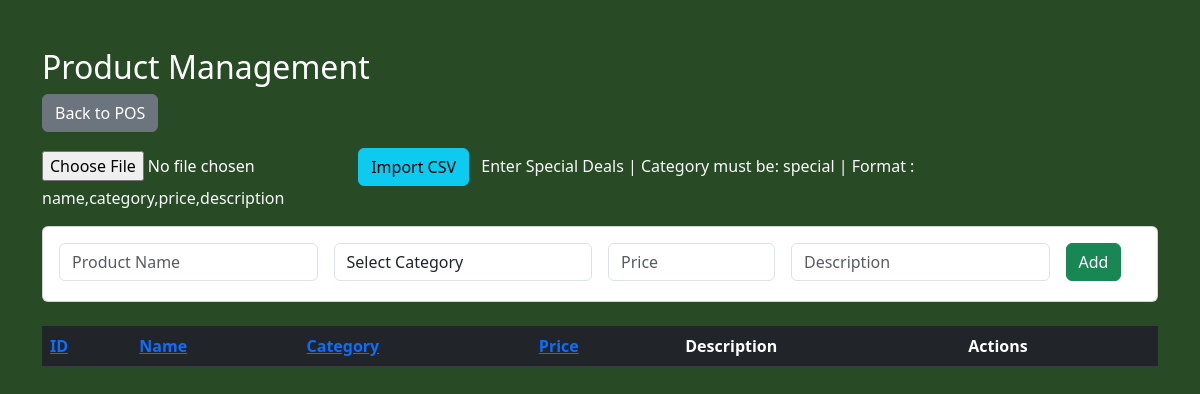
Before: /products_crud.php with the older database file.
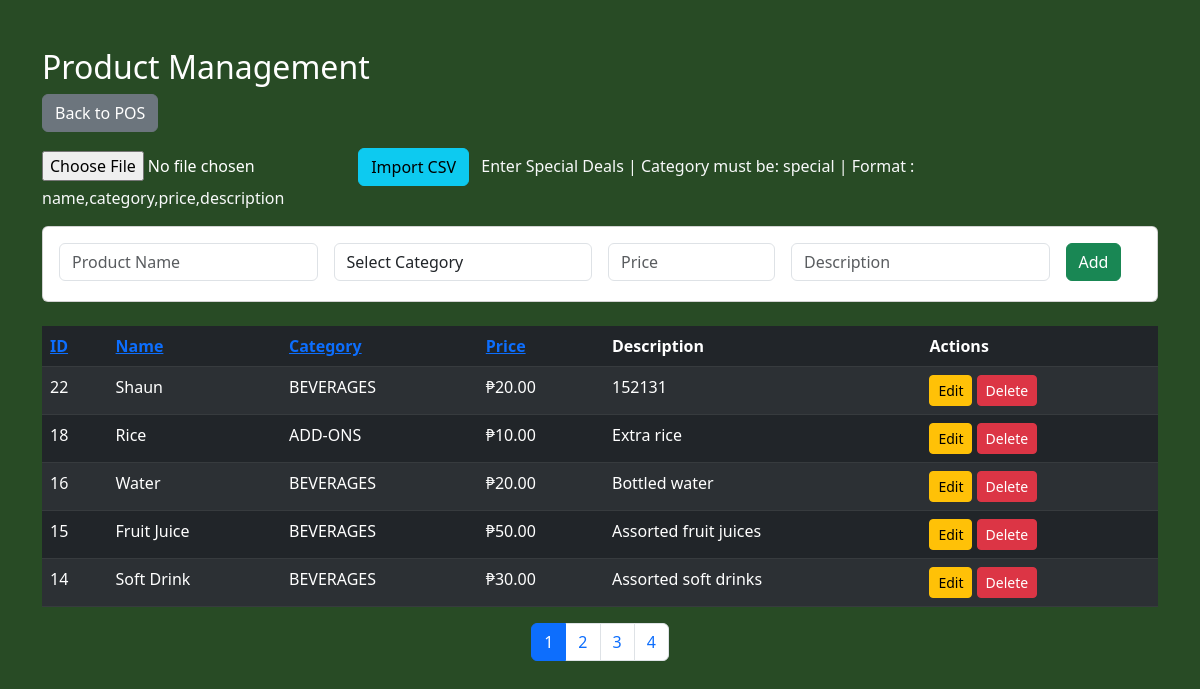
After: the same page with the newer database file.
### tables this page shows
CREATE TABLE `products` (
  `product_id` int(11) NOT NULL,
  `name` varchar(100) NOT NULL,
  `category` varchar(50) NOT NULL,
  `price` decimal(10,2) NOT NULL,
  `description` text DEFAULT NULL
);

### products_crud.php (the view, shortened to what this page needs)
<?php
$conn = new mysqli("localhost", "root", "", "binalots");
$allowed_categories = [
    'silog' => 'SILOG MEALS',
    'family' => 'FAMILY MEALS',
    'sizzling' => 'SIZZLING PLATES',
    'beverages' => 'BEVERAGES',
    'addons' => 'ADD-ONS',
    'special' => 'SPECIAL DEALS'
];
$per_page = 5;
$page = isset($_GET['page']) ? max(1, intval($_GET['page'])) : 1;
$offset = ($page - 1) * $per_page;
$sort_by = isset($_GET['sort_by']) ? $_GET['sort_by'] : 'product_id';
$sort_dir = isset($_GET['sort_dir']) && strtolower($_GET['sort_dir']) === 'asc' ? 'ASC' : 'DESC';
$count_result = $conn->query("SELECT COUNT(*) as total FROM products");
$total = $count_result ? $count_result->fetch_assoc()['total'] : 0;
$total_pages = ceil($total / $per_page);
$products = $conn->query("SELECT * FROM products ORDER BY $sort_by $sort_dir LIMIT $per_page OFFSET $offset");
$edit_product = null;
?>
<!DOCTYPE html>
<html lang="en">
<head>
    <link href="https://cdn.jsdelivr.net/npm/bootstrap@5.3.0-alpha3/dist/css/bootstrap.min.css" rel="stylesheet">
</head>
<body style="background:#284b25;color:white;">
<div class="container mt-5">
    <h2>Product Management</h2>
    <a href="home.php" class="btn btn-secondary mb-3">Back to POS</a>
    <form method="POST" enctype="multipart/form-data" class="mb-3">
        <input type="file" name="excel_file" accept=".csv" required>
        <button type="submit" name="import" class="btn btn-info">Import CSV</button>
        <span class="text-light ms-2"> Enter Special Deals | Category must be: special | Format : name,category,price,description</span>
    </form>
    <div class="card mb-4">
        <div class="card-body">
            <form method="POST" class="row g-3" id="productForm">
                <div class="col-md-3">
                    <input type="text" name="name" class="form-control" placeholder="Product Name" required value="<?= $edit_product['name'] ?? '' ?>">
                </div>
                <div class="col-md-3">
                    <select name="category" class="form-control" required>
                        <option value="">Select Category</option>
                    </select>
                </div>
                <div class="col-md-2">
                    <input type="number" step="0.01" name="price" class="form-control" placeholder="Price" required value="<?= $edit_product['price'] ?? '' ?>">
                </div>
                <div class="col-md-3">
                    <input type="text" name="description" class="form-control" placeholder="Description" value="<?= $edit_product['description'] ?? '' ?>">
                </div>
                <div class="col-md-1">
                    <?php if ($edit_product): ?>
                        <button type="submit" name="edit" class="btn btn-warning" id="submitBtn">Update</button>
                    <?php else: ?>
                        <button type="submit" name="add" class="btn btn-success" id="submitBtn">Add</button>
                    <?php endif; ?>
                </div>
            </form>
        </div>
    </div>
    <table class="table table-dark table-striped">
        <thead>
            <tr>
                <th><a href="?sort_by=product_id&sort_dir=<?= $sort_by=='product_id'&&$sort_dir=='ASC'?'desc':'asc' ?>">ID</a></th>
                <th><a href="?sort_by=name&sort_dir=<?= $sort_by=='name'&&$sort_dir=='ASC'?'desc':'asc' ?>">Name</a></th>
                <th><a href="?sort_by=category&sort_dir=<?= $sort_by=='category'&&$sort_dir=='ASC'?'desc':'asc' ?>">Category</a></th>
                <th><a href="?sort_by=price&sort_dir=<?= $sort_by=='price'&&$sort_dir=='ASC'?'desc':'asc' ?>">Price</a></th>
                <th>Description</th>
                <th>Actions</th>
            </tr>
        </thead>
        <tbody>
        <?php while($row = $products->fetch_assoc()): ?>
            <tr>
                <td><?= $row['product_id'] ?></td>
                <td><?= htmlspecialchars($row['name']) ?></td>
                <td><?= isset($allowed_categories[$row['category']]) ? $allowed_categories[$row['category']] : htmlspecialchars($row['category']) ?></td>
                <td>₱<?= number_format($row['price'],2) ?></td>
                <td><?= htmlspecialchars($row['description']) ?></td>
                <td>
                    <a href="?edit=<?= $row['product_id'] ?>" class="btn btn-warning btn-sm">Edit</a>
                    <a href="?delete=<?= $row['product_id'] ?>" class="btn btn-danger btn-sm" onclick="return confirm('Delete this product?')">Delete</a>
                </td>
            </tr>
        <?php endwhile; ?>
        </tbody>
    </table>
    <nav>
      <ul class="pagination justify-content-center">
        <?php for($i=1; $i<=$total_pages; $i++): ?>
          <li class="page-item <?= ($i==$page)?'active':'' ?>">
            <a class="page-link" href="?page=<?= $i ?>&sort_by=<?= $sort_by ?>&sort_dir=<?= strtolower($sort_dir) ?>"><?= $i ?></a>
          </li>
        <?php endfor; ?>
      </ul>
    </nav>
</div>
</body>
</html>

Changed rows visible on the page:
added products: product_id "22", name "Shaun", category "BEVERAGES", price "20.00", description "152131"
added products: product_id "18", name "Rice", category "ADD-ONS", price "10.00", description "Extra rice"
added products: product_id "16", name "Water", category "BEVERAGES", price "20.00", description "Bottled water"
added products: product_id "15", name "Fruit Juice", category "BEVERAGES", price "50.00", description "Assorted fruit juices"
added products: product_id "14", name "Soft Drink", category "BEVERAGES", price "30.00", description "Assorted soft drinks"
Other visible differences:
new list line: "1"
new list line: "2"
new list line: "3"
new list line: "4"
